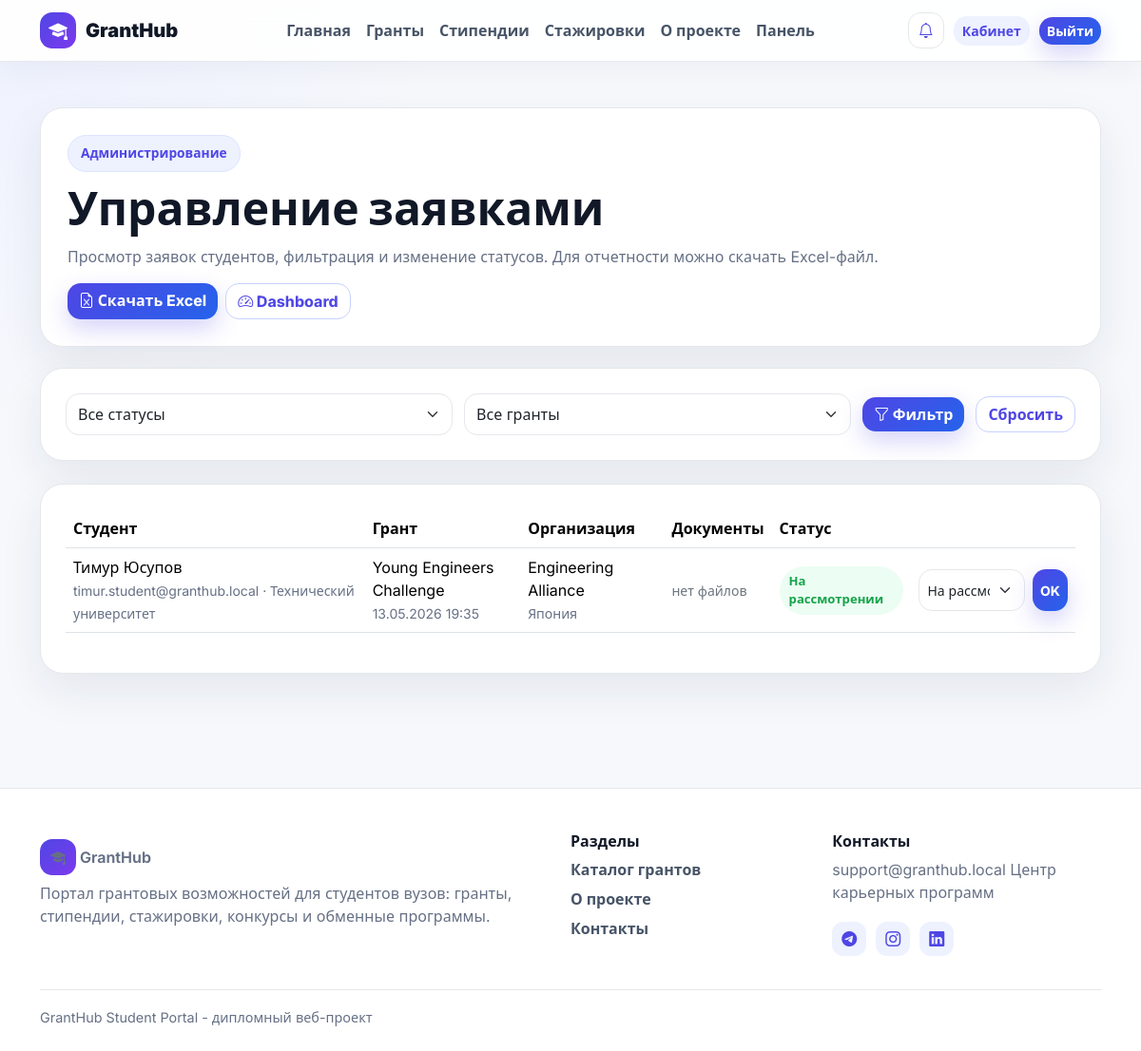
Screenshot of /dashboard/applications/ (signed in) with the database file from the repository.
### portal/models.py (models this page shows, shortened)
class Application(models.Model):
    class Status(models.TextChoices):
        REVIEW = 'review', 'На рассмотрении'
        APPROVED = 'approved', 'Одобрено'
        REJECTED = 'rejected', 'Отклонено'
    user = models.ForeignKey(User, verbose_name='Студент', on_delete=models.CASCADE, related_name='applications')
    grant = models.ForeignKey(Grant, verbose_name='Грант', on_delete=models.CASCADE, related_name='applications')
    cv_file = models.FileField('CV', upload_to='applications/cv/', blank=True)
    motivation_letter = models.FileField('Мотивационное письмо', upload_to='applications/motivation/', blank=True)
    certificate_file = models.FileField('Сертификаты', upload_to='applications/certificates/', blank=True)
    status = models.CharField('Статус', max_length=20, choices=Status.choices, default=Status.REVIEW)
    submitted_at = models.DateTimeField('Дата подачи', auto_now_add=True)
    class Meta:
        verbose_name = 'Заявка'
        verbose_name_plural = 'Заявки'
        unique_together = ('user', 'grant')
        ordering = ['-submitted_at']

class User(AbstractUser):
    class Role(models.TextChoices):
        STUDENT = 'student', 'Студент'
        ADMIN = 'admin', 'Администратор'
        ORGANIZATION = 'organization', 'Представитель организации'
    username = None
    full_name = models.CharField('ФИО', max_length=180)
    email = models.EmailField('Email', unique=True)
    role = models.CharField('Роль', max_length=20, choices=Role.choices, default=Role.STUDENT)
    university = models.CharField('Университет', max_length=180, blank=True)
    faculty = models.CharField('Факультет', max_length=180, blank=True)
    course = models.PositiveSmallIntegerField('Курс', null=True, blank=True)
    education_level = models.CharField('Уровень образования', max_length=80, blank=True)
    interests = models.CharField('Интересы', max_length=255, blank=True)
    USERNAME_FIELD = 'email'
    REQUIRED_FIELDS = ['full_name']
    objects = UserManager()

class Grant(models.Model):
    class OpportunityType(models.TextChoices):
        GRANT = 'grant', 'Грант'
        SCHOLARSHIP = 'scholarship', 'Стипендия'
        CONTEST = 'contest', 'Конкурс'
        INTERNSHIP = 'internship', 'Стажировка'
        EXCHANGE = 'exchange', 'Обменная программа'
    title = models.CharField('Название', max_length=220)
    description = models.TextField('Описание')
    organization = models.CharField('Организатор', max_length=180)
    country = models.CharField('Страна', max_length=100)
    category = models.ForeignKey(Category, verbose_name='Направление', on_delete=models.PROTECT)
    opportunity_type = models.CharField('Тип возможности', max_length=20, choices=OpportunityType.choices)
    education_level = models.CharField('Уровень образования', max_length=80)
    requirements = models.TextField('Требования')
    documents = models.TextField('Документы')
    deadline = models.DateField('Дедлайн')
    official_link = models.URLField('Официальная ссылка')
    created_by = models.ForeignKey(User, verbose_name='Автор', on_delete=models.SET_NULL, null=True, blank=True)
    created_at = models.DateTimeField('Создано', auto_now_add=True)
    class Meta:
        verbose_name = 'Грантовая возможность'
        verbose_name_plural = 'Грантовые возможности'
        ordering = ['deadline', 'title']

### portal/views.py (the view)
# urls.py: path('dashboard/applications/', views.manage_applications, name='manage_applications'),
@user_passes_test(is_manager)
def manage_applications(request):
    grants, applications = management_scope(request.user)
    status = request.GET.get('status', '').strip()
    grant_id = request.GET.get('grant', '').strip()
    if status:
        applications = applications.filter(status=status)
    if grant_id:
        applications = applications.filter(grant_id=grant_id)
    return render(request, 'portal/manage_applications.html', {
        'applications': applications.order_by('-submitted_at'),
        'status_form': ApplicationStatusForm(),
        'status_choices': Application.Status.choices,
        'selected_status': status,
        'selected_grant': grant_id,
        'all_grants': grants.order_by('title'),
    })

### portal/forms.py
class ApplicationStatusForm(forms.ModelForm):
    class Meta:
        model = Application
        fields = ['status']
        widgets = {'status': forms.Select(attrs={'class': 'form-select form-select-sm'})}

### portal/views.py (called while the page is built)
def is_manager(user):
    return user.is_authenticated and (user.is_staff or user.role in [User.Role.ADMIN, User.Role.ORGANIZATION])

def management_scope(user):
    grants = Grant.objects.select_related('category', 'created_by').annotate(applications_total=Count('applications'))
    applications = Application.objects.select_related('user', 'grant', 'grant__category', 'grant__created_by')
    if user.role == User.Role.ORGANIZATION and not user.is_staff:
        grants = grants.filter(created_by=user)
        applications = applications.filter(grant__created_by=user)
    return grants, applications

### portal/templates/portal/manage_applications.html (shortened to what this page needs)
{% extends 'portal/base.html' %}
{% block content %}
<div class="container py-4 py-lg-5">
  <div class="catalog-hero">
    <span class="section-kicker">Администрирование</span>
    <h1>Управление заявками</h1>
    <p>Просмотр заявок студентов, фильтрация и изменение статусов. Для отчетности можно скачать Excel-файл.</p>
    <div class="mt-3 d-flex flex-wrap gap-2">
      <a class="btn btn-primary" href="{% url 'export_excel' %}"><i class="bi bi-file-earmark-excel"></i> Скачать Excel</a>
      <a class="btn btn-outline-primary" href="{% url 'dashboard' %}"><i class="bi bi-speedometer2"></i> Dashboard</a>
    </div>
  </div>
  <div class="content-panel mb-4">
    <form method="get" class="management-filter">
      <select class="form-select" name="status">
        <option value="">Все статусы</option>
      </select>
      <select class="form-select" name="grant">
        <option value="">Все гранты</option>
      </select>
      <button class="btn btn-primary"><i class="bi bi-funnel"></i> Фильтр</button>
      <a class="btn btn-outline-primary" href="{% url 'manage_applications' %}">Сбросить</a>
    </form>
  </div>
  <div class="table-responsive content-panel">
    <table class="table table-hover align-middle admin-table">
      <thead><tr><th>Студент</th><th>Грант</th><th>Организация</th><th>Документы</th><th>Статус</th><th></th></tr></thead>
      <tbody>
        {% for app in applications %}
          <tr>
            <td>{{ app.user.full_name }}<br><small>{{ app.user.email }} · {{ app.user.university }}</small></td>
            <td>{{ app.grant.title }}<br><small>{{ app.submitted_at|date:"d.m.Y H:i" }}</small></td>
            <td>{{ app.grant.organization }}<br><small>{{ app.grant.country }}</small></td>
            <td class="small">
              {% if not app.cv_file and not app.motivation_letter and not app.certificate_file %}<span class="text-secondary">нет файлов</span>{% endif %}
            </td>
            <td><span class="status">{{ app.get_status_display }}</span></td>
            <td>
              <form method="post" action="{% url 'update_application_status' app.pk %}" class="d-flex gap-2">{% csrf_token %}
                <select name="status" class="form-select form-select-sm">
                  {% for value,label in app.Status.choices %}<option value="{{ value }}" {% if app.status == value %}selected{% endif %}>{{ label }}</option>{% endfor %}
                </select>
                <button class="btn btn-sm btn-primary">OK</button>
              </form>
            </td>
          </tr>
        {% empty %}<tr><td colspan="6" class="text-secondary">Заявок пока нет.</td></tr>{% endfor %}
      </tbody>
    </table>
  </div>
</div>
{% endblock %}

### portal/static/portal/css/styles.css (style rules this page uses)
:root { --primary: #4f46e5; --primary-dark: #3730a3; --primary-soft: #eef2ff; --blue: #2563eb; --violet: #7c3aed; --ink: #111827; --muted: #667085; --line: #e5e7eb; --surface: #ffffff; --page: #f6f8fc; --warning: #f97316; --success: #16a34a; --danger: #dc2626; --shadow: 0 18px 45px rgba(31, 41, 55, .08); }
* { letter-spacing: 0; }
body { min-height: 100vh; background: radial-gradient(circle at top left, #eef2ff 0, transparent 28rem), var(--page); color: var(--ink); font-family: Inter, system-ui, -apple-system, BlinkMacSystemFont, "Segoe UI", sans-serif; }
a { color: var(--primary); text-decoration: none; }
.btn { border-radius: 14px; font-weight: 750; border-width: 1px; }
.btn-primary { background: linear-gradient(135deg, var(--primary), var(--blue)); border: 0; box-shadow: 0 10px 24px rgba(79, 70, 229, .24); }
.btn-outline-primary { border-color: #c7d2fe; color: var(--primary); background: #fff; }
.form-control, .form-select { border-radius: 14px; border-color: var(--line); min-height: 44px; }
.eyebrow, .section-kicker { display: inline-flex; align-items: center; gap: 7px; color: var(--primary); background: var(--primary-soft); border: 1px solid #dbe4ff; border-radius: 999px; padding: 8px 13px; font-weight: 800; font-size: .86rem; }
.grant-card, .content-panel, .side-panel, .auth-box, .popular-card, .filter-sidebar, .catalog-toolbar, .catalog-hero, .profile-hero, .admin-hero, .stat-card { background: var(--surface); border: 1px solid var(--line); border-radius: 24px; box-shadow: var(--shadow); }
.catalog-hero { padding: 28px; margin-bottom: 22px; }
.catalog-hero h1, .profile-hero h1, .admin-hero h1, .detail-header h1 { font-size: clamp(2rem, 4vw, 3.8rem); font-weight: 900; margin: 10px 0; }
.catalog-hero p, .profile-hero p, .admin-hero p, .detail-header p { color: var(--muted); margin: 0; }
.content-panel, .side-panel, .auth-box { padding: 26px; }
.status { display: inline-flex; align-items: center; padding: 6px 10px; border-radius: 999px; background: #ecfdf3; color: var(--success); font-weight: 850; font-size: .82rem; }
.admin-table small { color: var(--muted); }
.management-filter { display: grid; grid-template-columns: 1fr 1fr auto auto; gap: 12px; align-items: center; }

### rows the page displays
Application: user.full_name "Тимур Юсупов", user.email "timur.student@granthub.local", user.university "Технический университет", grant "Young Engineers Challenge", submitted_at "13.05.2026 19:35", grant.organization "Engineering Alliance", grant.country "Япония", cv_file "нет файлов", status "На рассмотрении"
